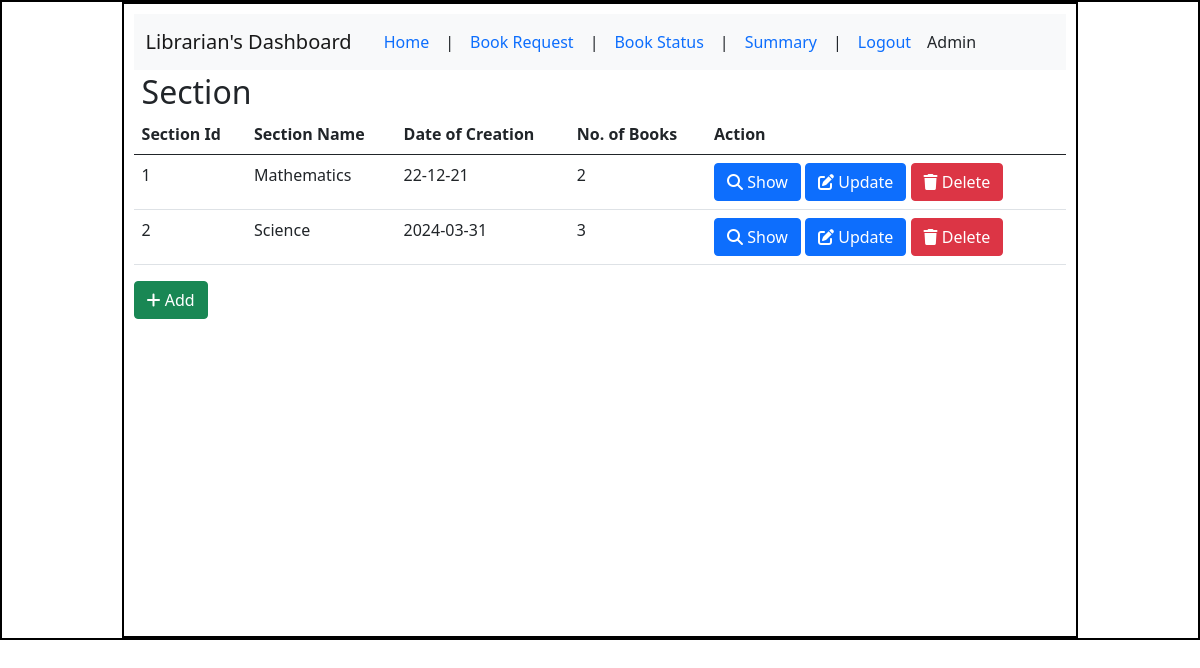
The page /admin (signed in) on the database its author committed.
### app.py (models this page shows)
class Section(db.Model):
    id=db.Column(db.Integer,primary_key=True,autoincrement=True)
    name=db.Column(db.String(),nullable=False,unique=True)
    date=db.Column(db.String(), nullable = False)
    books=db.relationship('Book',backref='Section',lazy=True,cascade='all, delete-orphan')

### app.py (the view)
@app.route('/admin')                                                #admin
@librarian_required
def adminDashboard():
    sections=Section.query.all()
    return render_template('admin.html',sections=sections)

### app.py (called while the page is built)
def librarian_required(func):
    @wraps(func)
    def inner(*args, **kwargs):
        if 'user_id' not in session:
            flash('Please login to continue')
            return redirect(url_for('userlogin'))
        user = User.query.get(session['user_id'])
        if not user.is_librarian:
            flash('You are not authorized to access this page')
            return redirect(url_for('index'))
        return func(*args, **kwargs)
    return inner

### templates/admin.html (shortened to what this page needs)
<!DOCTYPE html>
<html lang="en">
<head>
    <link rel="stylesheet" href="static/dashboard.css">
    <link href="https://cdn.jsdelivr.net/npm/bootstrap@5.0.2/dist/css/bootstrap.min.css" rel="stylesheet">
    <link rel="stylesheet" href="https://cdnjs.cloudflare.com/ajax/libs/font-awesome/6.5.1/css/all.min.css" />
  </head>
<body>
  <div id="outer_div">
        <div id="inner_div">
            <nav class="navbar navbar-expand-lg navbar-light bg-light">
                <div class="container-fluid">
                  <a class="navbar-brand" href="{{url_for('adminDashboard')}}">Librarian's Dashboard</a>
                  <div class="collapse navbar-collapse" id="navbarSupportedContent">
                    <a class="nav-link active" aria-current="page" href="{{url_for('adminDashboard')}}" >Home</a> |
                    <a class="nav-link active" aria-current="page" href="{{url_for('bookRequested')}}" >Book Request</a> |
                    <a class="nav-link active" aria-current="page" href="{{url_for('bookStatus')}}" >Book Status</a> |
                    <a class="nav-link active" aria-current="page" href="{{url_for('stats')}}" >Summary</a> |
                    <a class="nav-link active" aria-current="page" href="{{url_for('logout')}}">Logout</a>
                    <span>Admin</span>
                  </div>
                </div>
            </nav>
            <h2 class="headings">Section</h2>
            <div id="trans-table">
              <table class="table">
                <thead>
                  <tr>
                    <th scope="col">Section Id</th>
                    <th scope="col">Section Name</th>
                    <th scope="col">Date of Creation</th>
                    <th scope="col">No. of Books</th>
                    <th scope="col">Action</th>
                  </tr>
                </thead>
                <tbody>
                  {% for section in sections %}
                  <tr>
                    <td>{{section.id}}</td>
                    <td>{{section.name}}</td>
                    <td>{{section.date}}</td>
                    <td>{{section.books | length}}</td>
                    <td>
                      <a href="{{url_for('viewSection',id=section.id)}}" class="btn btn-primary">
                        <i class="fas fa-search"></i>
                        Show
                      </a>
                      <a href="{{url_for('updateSection',id=section.id)}}" class="btn btn-primary">
                        <i class="fas fa-edit"></i>
                        Update
                      </a>
                      <a href="{{url_for('deleteSection',id=section.id)}}" class="btn btn-danger">
                        <i class="fas fa-trash"></i>
                        Delete
                      </a>
                    </td>
                  </tr>
                  {% endfor %}
                </tbody>
              </table>
            </div>
        <a href="{{url_for('addSection')}}" class="btn btn-success">
          <i class="fas fa-plus"></i>
          Add
        </a>
        </div>
    </div>
</body>
</html>

### static/dashboard.css (style rules this page uses)
* { margin: 0px; }
#outer_div, #inner_div { border: 2px solid black; }
#inner_div { width: 80%; margin: auto; height: 636px; padding: 10px; }
.headings { margin: 3px; padding-left: 5px; }

### rows shown on the page
Section: id "1", name "Mathematics", date "22-12-21", books|length "2"
Section: id "2", name "Science", date "2024-03-31", books|length "3"
